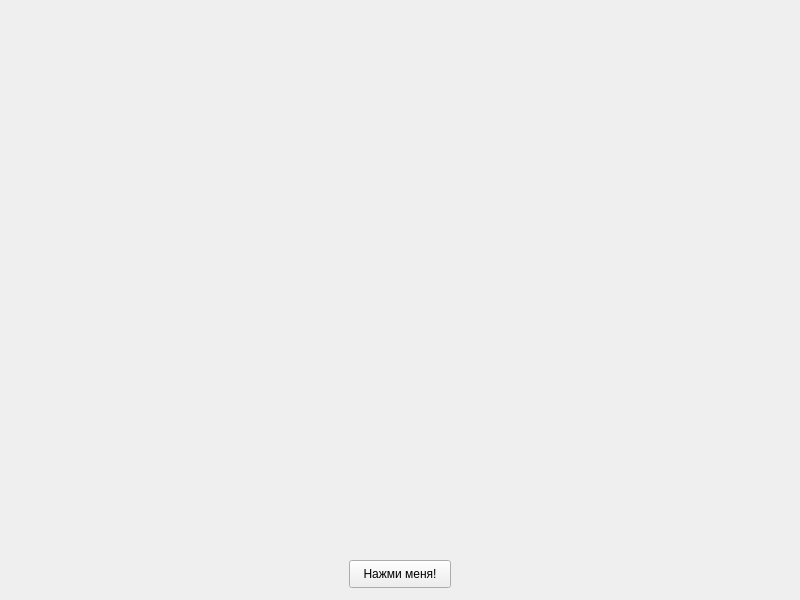
<?xml version="1.0" encoding="UTF-8"?>
<ui version="4.0">
 <class>MainWindow</class>
 <widget class="QMainWindow" name="MainWindow">
  <property name="geometry">
   <rect>
    <x>0</x>
    <y>0</y>
    <width>800</width>
    <height>600</height>
   </rect>
  </property>
  <property name="minimumSize">
   <size>
    <width>800</width>
    <height>600</height>
   </size>
  </property>
  <property name="maximumSize">
   <size>
    <width>800</width>
    <height>600</height>
   </size>
  </property>
  <property name="windowTitle">
   <string>MainWindow</string>
  </property>
  <widget class="QWidget" name="centralwidget">
   <widget class="QPushButton" name="pushButton">
    <property name="geometry">
     <rect>
      <x>349</x>
      <y>560</y>
      <width>102</width>
      <height>28</height>
     </rect>
    </property>
    <property name="text">
     <string>Нажми меня!</string>
    </property>
   </widget>
  </widget>
 </widget>
 <resources/>
 <connections/>
</ui>
